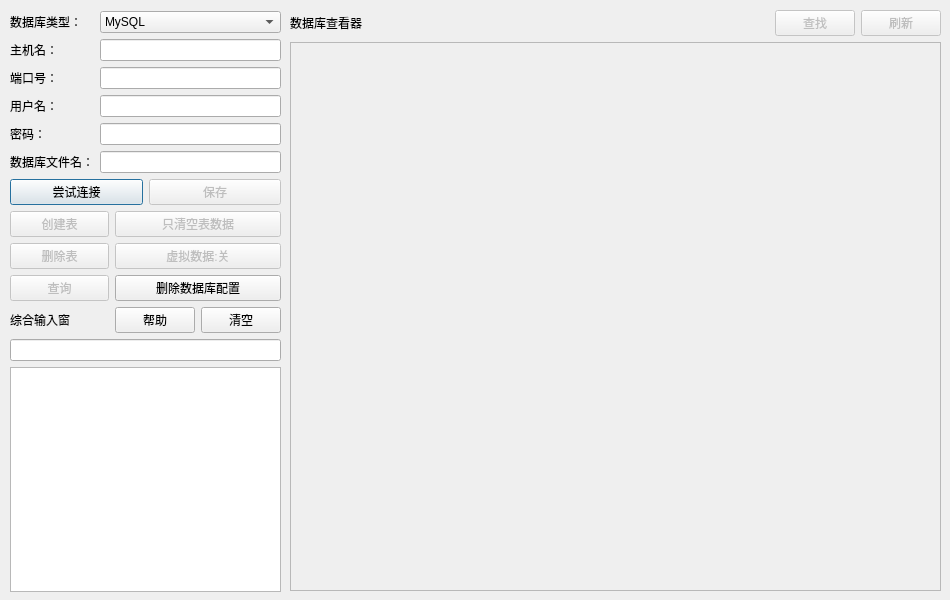
<?xml version="1.0" encoding="UTF-8"?>
<ui version="4.0">
 <class>SQLSETDialog</class>
 <widget class="QDialog" name="SQLSETDialog">
  <property name="geometry">
   <rect>
    <x>0</x>
    <y>0</y>
    <width>950</width>
    <height>600</height>
   </rect>
  </property>
  <property name="windowTitle">
   <string>数据库设置</string>
  </property>
  <widget class="QWidget" name="layoutWidget1">
   <property name="geometry">
    <rect>
     <x>10</x>
     <y>11</y>
     <width>271</width>
     <height>581</height>
    </rect>
   </property>
   <layout class="QVBoxLayout" name="verticalLayout_3">
    <item>
     <layout class="QGridLayout" name="gridLayout">
      <item row="4" column="0">
       <widget class="QLabel" name="label_4">
        <property name="text">
         <string>密码：</string>
        </property>
       </widget>
      </item>
      <item row="2" column="0">
       <widget class="QLabel" name="label_5">
        <property name="text">
         <string>端口号：</string>
        </property>
       </widget>
      </item>
      <item row="5" column="1">
       <widget class="QLineEdit" name="sqlset_sqlfilename"/>
      </item>
      <item row="2" column="1">
       <widget class="QLineEdit" name="sqlset_port"/>
      </item>
      <item row="0" column="1">
       <widget class="QComboBox" name="sqlset_SQLmodel">
        <item>
         <property name="text">
          <string>MySQL</string>
         </property>
        </item>
        <item>
         <property name="text">
          <string>MariaDB</string>
         </property>
        </item>
        <item>
         <property name="text">
          <string>SQLite</string>
         </property>
        </item>
       </widget>
      </item>
      <item row="4" column="1">
       <widget class="QLineEdit" name="sqlset_passwd"/>
      </item>
      <item row="3" column="1">
       <widget class="QLineEdit" name="sqlset_username"/>
      </item>
      <item row="0" column="0">
       <widget class="QLabel" name="label">
        <property name="text">
         <string>数据库类型：</string>
        </property>
       </widget>
      </item>
      <item row="1" column="0">
       <widget class="QLabel" name="label_2">
        <property name="text">
         <string>主机名：</string>
        </property>
       </widget>
      </item>
      <item row="3" column="0">
       <widget class="QLabel" name="label_3">
        <property name="text">
         <string>用户名：</string>
        </property>
       </widget>
      </item>
      <item row="1" column="1">
       <widget class="QLineEdit" name="sqlset_hostname"/>
      </item>
      <item row="5" column="0">
       <widget class="QLabel" name="label_6">
        <property name="text">
         <string>数据库文件名：</string>
        </property>
       </widget>
      </item>
     </layout>
    </item>
    <item>
     <layout class="QHBoxLayout" name="horizontalLayout">
      <item>
       <widget class="QPushButton" name="sqlset_tryconnect">
        <property name="enabled">
         <bool>true</bool>
        </property>
        <property name="text">
         <string>尝试连接</string>
        </property>
       </widget>
      </item>
      <item>
       <widget class="QPushButton" name="sqlset_savesetting">
        <property name="enabled">
         <bool>false</bool>
        </property>
        <property name="text">
         <string>保存</string>
        </property>
       </widget>
      </item>
     </layout>
    </item>
    <item>
     <layout class="QVBoxLayout" name="verticalLayout">
      <item>
       <layout class="QGridLayout" name="gridLayout_2">
        <item row="0" column="0">
         <widget class="QPushButton" name="sqlset_creattable">
          <property name="enabled">
           <bool>false</bool>
          </property>
          <property name="text">
           <string>创建表</string>
          </property>
         </widget>
        </item>
        <item row="2" column="0">
         <widget class="QPushButton" name="sqlset_inquire">
          <property name="enabled">
           <bool>false</bool>
          </property>
          <property name="text">
           <string>查询</string>
          </property>
         </widget>
        </item>
        <item row="1" column="0">
         <widget class="QPushButton" name="sqlset_deletetable">
          <property name="enabled">
           <bool>false</bool>
          </property>
          <property name="text">
           <string>删除表</string>
          </property>
         </widget>
        </item>
        <item row="1" column="1">
         <widget class="QPushButton" name="sqlset_simulationswitch">
          <property name="enabled">
           <bool>false</bool>
          </property>
          <property name="text">
           <string>虚拟数据:关</string>
          </property>
         </widget>
        </item>
        <item row="2" column="1">
         <widget class="QPushButton" name="sqlset_deleteconfig">
          <property name="enabled">
           <bool>true</bool>
          </property>
          <property name="text">
           <string>删除数据库配置</string>
          </property>
         </widget>
        </item>
        <item row="0" column="1">
         <widget class="QPushButton" name="sqlset_cleartable">
          <property name="enabled">
           <bool>false</bool>
          </property>
          <property name="text">
           <string>只清空表数据</string>
          </property>
         </widget>
        </item>
        <item row="3" column="0">
         <widget class="QLabel" name="label_8">
          <property name="text">
           <string>综合输入窗</string>
          </property>
         </widget>
        </item>
        <item row="3" column="1">
         <layout class="QHBoxLayout" name="horizontalLayout_3">
          <item>
           <widget class="QPushButton" name="sqlset_inputerhelp">
            <property name="text">
             <string>帮助</string>
            </property>
           </widget>
          </item>
          <item>
           <widget class="QPushButton" name="sqlset_inputclear">
            <property name="text">
             <string>清空</string>
            </property>
           </widget>
          </item>
         </layout>
        </item>
       </layout>
      </item>
      <item>
       <widget class="QLineEdit" name="sqlset_inputer">
        <property name="enabled">
         <bool>true</bool>
        </property>
       </widget>
      </item>
     </layout>
    </item>
    <item>
     <widget class="QListWidget" name="sqlset_log"/>
    </item>
   </layout>
  </widget>
  <widget class="QWidget" name="layoutWidget2">
   <property name="geometry">
    <rect>
     <x>290</x>
     <y>10</y>
     <width>651</width>
     <height>581</height>
    </rect>
   </property>
   <layout class="QVBoxLayout" name="verticalLayout_2">
    <item>
     <layout class="QHBoxLayout" name="horizontalLayout_2">
      <item>
       <widget class="QLabel" name="label_7">
        <property name="text">
         <string>数据库查看器</string>
        </property>
       </widget>
      </item>
      <item>
       <spacer name="horizontalSpacer">
        <property name="orientation">
         <enum>Qt::Horizontal</enum>
        </property>
        <property name="sizeHint" stdset="0">
         <size>
          <width>40</width>
          <height>20</height>
         </size>
        </property>
       </spacer>
      </item>
      <item>
       <widget class="QPushButton" name="sqlset_sqlread">
        <property name="enabled">
         <bool>false</bool>
        </property>
        <property name="text">
         <string>查找</string>
        </property>
       </widget>
      </item>
      <item>
       <widget class="QPushButton" name="sqlset_refreash">
        <property name="enabled">
         <bool>false</bool>
        </property>
        <property name="text">
         <string>刷新</string>
        </property>
       </widget>
      </item>
     </layout>
    </item>
    <item>
     <widget class="QTableView" name="sqlset_datasqllist">
      <property name="enabled">
       <bool>false</bool>
      </property>
     </widget>
    </item>
   </layout>
  </widget>
 </widget>
 <resources/>
 <connections/>
</ui>
